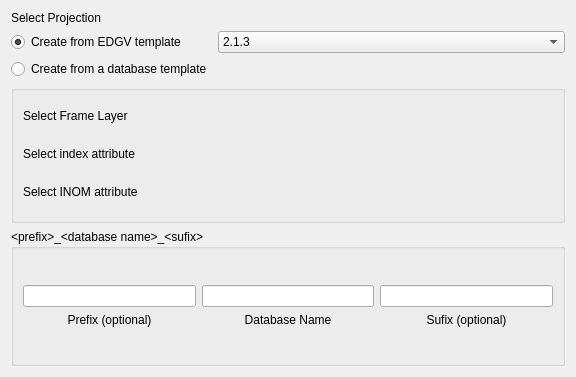
<?xml version="1.0" encoding="UTF-8"?>
<ui version="4.0">
 <class>DatabaseParameterWidget</class>
 <widget class="QWidget" name="DatabaseParameterWidget">
  <property name="geometry">
   <rect>
    <x>0</x>
    <y>0</y>
    <width>576</width>
    <height>377</height>
   </rect>
  </property>
  <property name="sizePolicy">
   <sizepolicy hsizetype="MinimumExpanding" vsizetype="MinimumExpanding">
    <horstretch>0</horstretch>
    <verstretch>0</verstretch>
   </sizepolicy>
  </property>
  <property name="windowTitle">
   <string>Form</string>
  </property>
  <layout class="QGridLayout" name="gridLayout_3">
   <item row="0" column="0">
    <widget class="QLabel" name="label_3">
     <property name="text">
      <string>Select Projection</string>
     </property>
    </widget>
   </item>
   <item row="0" column="1">
    <widget class="QgsProjectionSelectionWidget" name="mQgsProjectionSelectionWidget">
     <property name="sizePolicy">
      <sizepolicy hsizetype="MinimumExpanding" vsizetype="Fixed">
       <horstretch>0</horstretch>
       <verstretch>0</verstretch>
      </sizepolicy>
     </property>
    </widget>
   </item>
   <item row="1" column="0">
    <widget class="QRadioButton" name="edgvTemplateRadioButton">
     <property name="text">
      <string>Create from EDGV template</string>
     </property>
     <property name="checked">
      <bool>true</bool>
     </property>
    </widget>
   </item>
   <item row="1" column="1">
    <widget class="QComboBox" name="versionComboBox">
     <property name="sizePolicy">
      <sizepolicy hsizetype="MinimumExpanding" vsizetype="Fixed">
       <horstretch>0</horstretch>
       <verstretch>0</verstretch>
      </sizepolicy>
     </property>
     <item>
      <property name="text">
       <string>2.1.3</string>
      </property>
     </item>
     <item>
      <property name="text">
       <string>2.1.3 Pro</string>
      </property>
     </item>
     <item>
      <property name="text">
       <string>FTer_2a_Ed</string>
      </property>
     </item>
     <item>
      <property name="text">
       <string>3.0</string>
      </property>
     </item>
    </widget>
   </item>
   <item row="2" column="0">
    <widget class="QRadioButton" name="dbTemplateRadioButton">
     <property name="enabled">
      <bool>true</bool>
     </property>
     <property name="text">
      <string>Create from a database template</string>
     </property>
    </widget>
   </item>
   <item row="2" column="1">
    <widget class="ConnectionComboBox" name="comboBoxPostgis" native="true">
     <property name="enabled">
      <bool>false</bool>
     </property>
     <property name="sizePolicy">
      <sizepolicy hsizetype="MinimumExpanding" vsizetype="Fixed">
       <horstretch>0</horstretch>
       <verstretch>0</verstretch>
      </sizepolicy>
     </property>
    </widget>
   </item>
   <item row="3" column="0" colspan="2">
    <widget class="QgsCollapsibleGroupBox" name="frameGroupBox">
     <property name="sizePolicy">
      <sizepolicy hsizetype="Preferred" vsizetype="MinimumExpanding">
       <horstretch>0</horstretch>
       <verstretch>0</verstretch>
      </sizepolicy>
     </property>
     <property name="saveCollapsedState">
      <bool>false</bool>
     </property>
     <layout class="QGridLayout" name="gridLayout_2">
      <item row="0" column="0">
       <widget class="QLabel" name="label">
        <property name="sizePolicy">
         <sizepolicy hsizetype="Preferred" vsizetype="Fixed">
          <horstretch>0</horstretch>
          <verstretch>0</verstretch>
         </sizepolicy>
        </property>
        <property name="minimumSize">
         <size>
          <width>0</width>
          <height>32</height>
         </size>
        </property>
        <property name="maximumSize">
         <size>
          <width>16777215</width>
          <height>32</height>
         </size>
        </property>
        <property name="text">
         <string>Select Frame Layer</string>
        </property>
       </widget>
      </item>
      <item row="0" column="1">
       <widget class="DsgCustomComboBox" name="frameComboBox" native="true">
        <property name="sizePolicy">
         <sizepolicy hsizetype="Preferred" vsizetype="Fixed">
          <horstretch>0</horstretch>
          <verstretch>0</verstretch>
         </sizepolicy>
        </property>
        <property name="minimumSize">
         <size>
          <width>0</width>
          <height>32</height>
         </size>
        </property>
        <property name="maximumSize">
         <size>
          <width>16777215</width>
          <height>32</height>
         </size>
        </property>
       </widget>
      </item>
      <item row="1" column="0">
       <widget class="QLabel" name="label_2">
        <property name="sizePolicy">
         <sizepolicy hsizetype="Preferred" vsizetype="Fixed">
          <horstretch>0</horstretch>
          <verstretch>0</verstretch>
         </sizepolicy>
        </property>
        <property name="minimumSize">
         <size>
          <width>0</width>
          <height>32</height>
         </size>
        </property>
        <property name="maximumSize">
         <size>
          <width>16777215</width>
          <height>32</height>
         </size>
        </property>
        <property name="text">
         <string>Select index attribute</string>
        </property>
       </widget>
      </item>
      <item row="1" column="1">
       <widget class="DsgCustomComboBox" name="indexComboBox" native="true">
        <property name="sizePolicy">
         <sizepolicy hsizetype="Preferred" vsizetype="Fixed">
          <horstretch>0</horstretch>
          <verstretch>0</verstretch>
         </sizepolicy>
        </property>
        <property name="minimumSize">
         <size>
          <width>0</width>
          <height>32</height>
         </size>
        </property>
        <property name="maximumSize">
         <size>
          <width>16777215</width>
          <height>32</height>
         </size>
        </property>
       </widget>
      </item>
      <item row="2" column="0">
       <widget class="QLabel" name="label_4">
        <property name="sizePolicy">
         <sizepolicy hsizetype="Preferred" vsizetype="Fixed">
          <horstretch>0</horstretch>
          <verstretch>0</verstretch>
         </sizepolicy>
        </property>
        <property name="minimumSize">
         <size>
          <width>0</width>
          <height>32</height>
         </size>
        </property>
        <property name="maximumSize">
         <size>
          <width>16777215</width>
          <height>32</height>
         </size>
        </property>
        <property name="text">
         <string>Select INOM attribute</string>
        </property>
       </widget>
      </item>
      <item row="2" column="1">
       <widget class="DsgCustomComboBox" name="inomComboBox" native="true">
        <property name="sizePolicy">
         <sizepolicy hsizetype="Preferred" vsizetype="Fixed">
          <horstretch>0</horstretch>
          <verstretch>0</verstretch>
         </sizepolicy>
        </property>
        <property name="minimumSize">
         <size>
          <width>0</width>
          <height>32</height>
         </size>
        </property>
        <property name="maximumSize">
         <size>
          <width>16777215</width>
          <height>32</height>
         </size>
        </property>
       </widget>
      </item>
     </layout>
    </widget>
   </item>
   <item row="4" column="0" colspan="2">
    <widget class="QGroupBox" name="groupBox">
     <property name="enabled">
      <bool>true</bool>
     </property>
     <property name="sizePolicy">
      <sizepolicy hsizetype="MinimumExpanding" vsizetype="MinimumExpanding">
       <horstretch>0</horstretch>
       <verstretch>0</verstretch>
      </sizepolicy>
     </property>
     <property name="title">
      <string>&lt;prefix&gt;_&lt;database name&gt;_&lt;sufix&gt;</string>
     </property>
     <layout class="QGridLayout" name="gridLayout">
      <item row="0" column="0">
       <layout class="QVBoxLayout" name="prefixLayout">
        <item>
         <widget class="QLineEdit" name="prefixLineEdit">
          <property name="alignment">
           <set>Qt::AlignCenter</set>
          </property>
         </widget>
        </item>
        <item>
         <widget class="QLabel" name="prefixLabel">
          <property name="sizePolicy">
           <sizepolicy hsizetype="Preferred" vsizetype="Fixed">
            <horstretch>0</horstretch>
            <verstretch>0</verstretch>
           </sizepolicy>
          </property>
          <property name="text">
           <string>Prefix (optional)</string>
          </property>
          <property name="alignment">
           <set>Qt::AlignCenter</set>
          </property>
         </widget>
        </item>
       </layout>
      </item>
      <item row="0" column="1">
       <layout class="QVBoxLayout" name="databaseLayout">
        <item>
         <widget class="QLineEdit" name="dbNameLineEdit">
          <property name="alignment">
           <set>Qt::AlignCenter</set>
          </property>
         </widget>
        </item>
        <item>
         <widget class="QLabel" name="dbNameLabel">
          <property name="sizePolicy">
           <sizepolicy hsizetype="Preferred" vsizetype="Fixed">
            <horstretch>0</horstretch>
            <verstretch>0</verstretch>
           </sizepolicy>
          </property>
          <property name="text">
           <string>Database Name</string>
          </property>
          <property name="alignment">
           <set>Qt::AlignCenter</set>
          </property>
         </widget>
        </item>
       </layout>
      </item>
      <item row="0" column="2">
       <layout class="QVBoxLayout" name="sufixLayout">
        <item>
         <widget class="QLineEdit" name="sufixLineEdit">
          <property name="alignment">
           <set>Qt::AlignCenter</set>
          </property>
         </widget>
        </item>
        <item>
         <widget class="QLabel" name="sufixLabel">
          <property name="sizePolicy">
           <sizepolicy hsizetype="Preferred" vsizetype="Fixed">
            <horstretch>0</horstretch>
            <verstretch>0</verstretch>
           </sizepolicy>
          </property>
          <property name="text">
           <string>Sufix (optional)</string>
          </property>
          <property name="alignment">
           <set>Qt::AlignCenter</set>
          </property>
         </widget>
        </item>
       </layout>
      </item>
     </layout>
    </widget>
   </item>
  </layout>
 </widget>
 <customwidgets>
  <customwidget>
   <class>QgsCollapsibleGroupBox</class>
   <extends>QGroupBox</extends>
   <header>qgis.gui</header>
   <container>1</container>
  </customwidget>
  <customwidget>
   <class>QgsProjectionSelectionWidget</class>
   <extends>QWidget</extends>
   <header>qgis.gui</header>
  </customwidget>
  <customwidget>
   <class>DsgCustomComboBox</class>
   <extends>QWidget</extends>
   <header>DsgTools.gui.CustomWidgets.BasicInterfaceWidgets.dsgCustomComboBox.h</header>
   <container>1</container>
  </customwidget>
  <customwidget>
   <class>ConnectionComboBox</class>
   <extends>QWidget</extends>
   <header>DsgTools.gui.CustomWidgets.ConnectionWidgets.AdvancedConnectionWidgets.connectionComboBox.h</header>
   <container>1</container>
  </customwidget>
 </customwidgets>
 <resources/>
 <connections/>
</ui>
